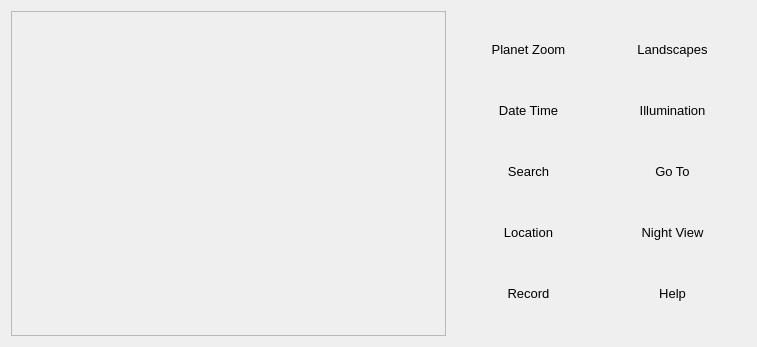
      <widget class="QFrame" name="wMain">
       <layout class="QHBoxLayout" name="horizontalLayout_12" stretch="0,0">
        <property name="spacing">
         <number>9</number>
        </property>
        <item>
         <widget class="QWidget" name="widgetStellaMain" native="true">
          <property name="minimumSize">
           <size>
            <width>435</width>
            <height>325</height>
           </size>
          </property>
          <property name="maximumSize">
           <size>
            <width>16777215</width>
            <height>500</height>
           </size>
          </property>
          <layout class="QVBoxLayout" name="verticalLayout_3">
           <property name="spacing">
            <number>0</number>
           </property>
           <property name="leftMargin">
            <number>0</number>
           </property>
           <property name="topMargin">
            <number>0</number>
           </property>
           <property name="rightMargin">
            <number>0</number>
           </property>
           <property name="bottomMargin">
            <number>0</number>
           </property>
           <item>
            <widget class="QScrollArea" name="scrollArea">
             <property name="widgetResizable">
              <bool>true</bool>
             </property>
             <widget class="QWidget" name="widgetStella">
              <property name="geometry">
               <rect>
                <x>0</x>
                <y>0</y>
                <width>433</width>
                <height>361</height>
               </rect>
              </property>
              <layout class="QVBoxLayout" name="verticalLayout_5">
               <property name="spacing">
                <number>0</number>
               </property>
               <property name="leftMargin">
                <number>0</number>
               </property>
               <property name="topMargin">
                <number>0</number>
               </property>
               <property name="rightMargin">
                <number>0</number>
               </property>
               <property name="bottomMargin">
                <number>0</number>
               </property>
               <item>
                <layout class="QVBoxLayout" name="stellaLayout">
                 <property name="spacing">
                  <number>0</number>
                 </property>
                </layout>
               </item>
              </layout>
             </widget>
            </widget>
           </item>
          </layout>
         </widget>
        </item>
        <item>
         <layout class="QGridLayout" name="gridLayout">
          <property name="sizeConstraint">
           <enum>QLayout::SetDefaultConstraint</enum>
          </property>
          <property name="leftMargin">
           <number>6</number>
          </property>
          <property name="topMargin">
           <number>6</number>
          </property>
          <property name="rightMargin">
           <number>6</number>
          </property>
          <property name="bottomMargin">
           <number>6</number>
          </property>
          <item row="5" column="0">
           <widget class="QPushButton" name="btnRecord">
            <property name="minimumSize">
             <size>
              <width>135</width>
              <height>40</height>
             </size>
            </property>
            <property name="maximumSize">
             <size>
              <width>135</width>
              <height>16777215</height>
             </size>
            </property>
            <property name="accessibleName">
             <string>B5</string>
            </property>
            <property name="styleSheet">
             <string notr="true">QPushButton { 
     border-style: inset;
     border-width: 1px;
     border-radius:5px;
	 padding: 3px;
     border-style: solid;
     border-width: 1px;
     border-radius:5px;
     border-color: palette(button);
	 padding: 3px;
     font-size: 10pt;
}

QPushButton:checked { 
     border-color: palette(dark);
    background-color: qradialgradient(cx: 0.7, cy: 1.4, fx: 0.7, fy: 1.9, radius: 1.5, stop: 0 rgb(255, 255, 0), stop: 1 transparent );
}

QPushButton:pressed { 
     border-color: palette(dark);
     background-color: qradialgradient(cx: 0.7, cy: 1.4, fx: 0.7, fy: 1.9, radius: 1.5, stop: 0 palette(dark), stop: 1 transparent );
}

</string>
            </property>
            <property name="text">
             <string>Record</string>
            </property>
            <property name="icon">
             <iconset resource="../../data/mainRes.qrc">
              <normaloff>:/mainWindow/gui/rec_started.png</normaloff>:/mainWindow/gui/rec_started.png</iconset>
            </property>
            <property name="iconSize">
             <size>
              <width>32</width>
              <height>32</height>
             </size>
            </property>
            <property name="checkable">
             <bool>true</bool>
            </property>
           </widget>
          </item>
          <item row="1" column="0">
           <widget class="QPushButton" name="btnDateTime">
            <property name="minimumSize">
             <size>
              <width>135</width>
              <height>40</height>
             </size>
            </property>
            <property name="maximumSize">
             <size>
              <width>135</width>
              <height>16777215</height>
             </size>
            </property>
            <property name="accessibleName">
             <string>B1</string>
            </property>
            <property name="styleSheet">
             <string notr="true">QPushButton { 
     border-style: inset;
     border-width: 1px;
     border-radius:5px;
	 padding: 3px;
     border-style: solid;
     border-width: 1px;
     border-radius:5px;
     border-color: palette(button);
	 padding: 3px;
     font-size: 10pt;
}

QPushButton:checked { 
     border-color: palette(dark);
    background-color: qradialgradient(cx: 0.7, cy: 1.4, fx: 0.7, fy: 1.9, radius: 1.5, stop: 0 rgb(255, 255, 0), stop: 1 transparent );
}

QPushButton:pressed { 
     border-color: palette(dark);
     background-color: qradialgradient(cx: 0.7, cy: 1.4, fx: 0.7, fy: 1.9, radius: 1.5, stop: 0 palette(dark), stop: 1 transparent );
}

</string>
            </property>
            <property name="text">
             <string>Date Time</string>
            </property>
            <property name="icon">
             <iconset resource="../../data/mainRes.qrc">
              <normaloff>:/graphicGui/gui/1-off-time.png</normaloff>:/graphicGui/gui/1-off-time.png</iconset>
            </property>
            <property name="iconSize">
             <size>
              <width>32</width>
              <height>32</height>
             </size>
            </property>
            <property name="checkable">
             <bool>true</bool>
            </property>
            <property name="autoDefault">
             <bool>false</bool>
            </property>
            <property name="default">
             <bool>false</bool>
            </property>
            <property name="flat">
             <bool>false</bool>
            </property>
           </widget>
          </item>
          <item row="0" column="0">
           <widget class="QPushButton" name="btnPlanetZoom">
            <property name="minimumSize">
             <size>
              <width>135</width>
              <height>40</height>
             </size>
            </property>
            <property name="maximumSize">
             <size>
              <width>135</width>
              <height>16777215</height>
             </size>
            </property>
            <property name="accessibleName">
             <string>B7</string>
            </property>
            <property name="styleSheet">
             <string notr="true">QPushButton { 
     border-style: inset;
     border-width: 1px;
     border-radius:5px;
	 padding: 3px;
     border-style: solid;
     border-width: 1px;
     border-radius:5px;
     border-color: palette(button);
	 padding: 3px;
     font-size: 10pt;
}

QPushButton:checked { 
     border-color: palette(dark);
    background-color: qradialgradient(cx: 0.7, cy: 1.4, fx: 0.7, fy: 1.9, radius: 1.5, stop: 0 rgb(255, 255, 0), stop: 1 transparent );
}

QPushButton:pressed { 
     border-color: palette(dark);
     background-color: qradialgradient(cx: 0.7, cy: 1.4, fx: 0.7, fy: 1.9, radius: 1.5, stop: 0 palette(dark), stop: 1 transparent );
}

</string>
            </property>
            <property name="text">
             <string>Planet Zoom</string>
            </property>
            <property name="icon">
             <iconset resource="../../data/mainRes.qrc">
              <normaloff>:/graphicGui/gui/btPlanets-off.png</normaloff>:/graphicGui/gui/btPlanets-off.png</iconset>
            </property>
            <property name="iconSize">
             <size>
              <width>32</width>
              <height>32</height>
             </size>
            </property>
            <property name="checkable">
             <bool>true</bool>
            </property>
           </widget>
          </item>
          <item row="2" column="0">
           <widget class="QPushButton" name="btnSearch">
            <property name="minimumSize">
             <size>
              <width>135</width>
              <height>40</height>
             </size>
            </property>
            <property name="maximumSize">
             <size>
              <width>135</width>
              <height>16777215</height>
             </size>
            </property>
            <property name="accessibleName">
             <string>B2</string>
            </property>
            <property name="styleSheet">
             <string notr="true">QPushButton { 
     border-style: inset;
     border-width: 1px;
     border-radius:5px;
	 padding: 3px;
     border-style: solid;
     border-width: 1px;
     border-radius:5px;
     border-color: palette(button);
	 padding: 3px;
     font-size: 10pt;
}

QPushButton:checked { 
     border-color: palette(dark);
    background-color: qradialgradient(cx: 0.7, cy: 1.4, fx: 0.7, fy: 1.9, radius: 1.5, stop: 0 rgb(255, 255, 0), stop: 1 transparent );
}

QPushButton:pressed { 
     border-color: palette(dark);
     background-color: qradialgradient(cx: 0.7, cy: 1.4, fx: 0.7, fy: 1.9, radius: 1.5, stop: 0 palette(dark), stop: 1 transparent );
}

</string>
            </property>
            <property name="text">
             <string>Search</string>
            </property>
            <property name="icon">
             <iconset resource="../../data/mainRes.qrc">
              <normaloff>:/graphicGui/gui/6-off-search.png</normaloff>:/graphicGui/gui/6-off-search.png</iconset>
            </property>
            <property name="iconSize">
             <size>
              <width>32</width>
              <height>32</height>
             </size>
            </property>
            <property name="checkable">
             <bool>true</bool>
            </property>
           </widget>
          </item>
          <item row="4" column="0">
           <widget class="QPushButton" name="btnLocation">
            <property name="minimumSize">
             <size>
              <width>135</width>
              <height>40</height>
             </size>
            </property>
            <property name="maximumSize">
             <size>
              <width>135</width>
              <height>16777215</height>
             </size>
            </property>
            <property name="accessibleName">
             <string>B4</string>
            </property>
            <property name="styleSheet">
             <string notr="true">QPushButton { 
     border-style: inset;
     border-width: 1px;
     border-radius:5px;
	 padding: 3px;
     border-style: solid;
     border-width: 1px;
     border-radius:5px;
     border-color: palette(button);
	 padding: 3px;
     font-size: 10pt;
}

QPushButton:checked { 
     border-color: palette(dark);
    background-color: qradialgradient(cx: 0.7, cy: 1.4, fx: 0.7, fy: 1.9, radius: 1.5, stop: 0 rgb(255, 255, 0), stop: 1 transparent );
}

QPushButton:pressed { 
     border-color: palette(dark);
     background-color: qradialgradient(cx: 0.7, cy: 1.4, fx: 0.7, fy: 1.9, radius: 1.5, stop: 0 palette(dark), stop: 1 transparent );
}

</string>
            </property>
            <property name="text">
             <string>Location</string>
            </property>
            <property name="icon">
             <iconset resource="../../data/mainRes.qrc">
              <normaloff>:/graphicGui/gui/2-off-location.png</normaloff>:/graphicGui/gui/2-off-location.png</iconset>
            </property>
            <property name="iconSize">
             <size>
              <width>32</width>
              <height>32</height>
             </size>
            </property>
            <property name="checkable">
             <bool>true</bool>
            </property>
           </widget>
          </item>
          <item row="5" column="1">
           <widget class="QPushButton" name="btnHelp">
            <property name="minimumSize">
             <size>
              <width>135</width>
              <height>40</height>
             </size>
            </property>
            <property name="maximumSize">
             <size>
              <width>135</width>
              <height>16777215</height>
             </size>
            </property>
            <property name="accessibleName">
             <string>B6</string>
            </property>
            <property name="styleSheet">
             <string notr="true">QPushButton { 
     border-style: inset;
     border-width: 1px;
     border-radius:5px;
	 padding: 3px;
     border-style: solid;
     border-width: 1px;
     border-radius:5px;
     border-color: palette(button);
	 padding: 3px;
     font-size: 10pt;
}

QPushButton:checked { 
     border-color: palette(dark);
    background-color: qradialgradient(cx: 0.7, cy: 1.4, fx: 0.7, fy: 1.9, radius: 1.5, stop: 0 rgb(255, 255, 0), stop: 1 transparent );
}

QPushButton:pressed { 
     border-color: palette(dark);
     background-color: qradialgradient(cx: 0.7, cy: 1.4, fx: 0.7, fy: 1.9, radius: 1.5, stop: 0 palette(dark), stop: 1 transparent );
}

</string>
            </property>
            <property name="text">
             <string>Help</string>
            </property>
            <property name="icon">
             <iconset resource="../../data/mainRes.qrc">
              <normaloff>:/graphicGui/gui/9-off-help.png</normaloff>:/graphicGui/gui/9-off-help.png</iconset>
            </property>
            <property name="iconSize">
             <size>
              <width>32</width>
              <height>32</height>
             </size>
            </property>
            <property name="checkable">
             <bool>true</bool>
            </property>
           </widget>
          </item>
          <item row="4" column="1">
           <widget class="QPushButton" name="btnNightView">
            <property name="minimumSize">
             <size>
              <width>135</width>
              <height>40</height>
             </size>
            </property>
            <property name="maximumSize">
             <size>
              <width>135</width>
              <height>16777215</height>
             </size>
            </property>
            <property name="font">
             <font>
              <pointsize>10</pointsize>
             </font>
            </property>
            <property name="styleSheet">
             <string notr="true">QPushButton { 
     border-style: inset;
     border-width: 1px;
     border-radius:5px;
	 padding: 3px;
     border-style: solid;
     border-width: 1px;
     border-radius:5px;
     border-color: palette(button);
	 padding: 3px;
     font-size: 10pt;
}

QPushButton:checked { 
     border-color: palette(dark);
    background-color: qradialgradient(cx: 0.7, cy: 1.4, fx: 0.7, fy: 1.9, radius: 1.5, stop: 0 rgb(255, 255, 0), stop: 1 transparent );
}

QPushButton:pressed { 
     border-color: palette(dark);
     background-color: qradialgradient(cx: 0.7, cy: 1.4, fx: 0.7, fy: 1.9, radius: 1.5, stop: 0 palette(dark), stop: 1 transparent );
}

</string>
            </property>
            <property name="text">
             <string>Night View</string>
            </property>
            <property name="icon">
             <iconset resource="../../data/mainRes.qrc">
              <normaloff>:/graphicGui/gui/btNightView-off.png</normaloff>:/graphicGui/gui/btNightView-off.png</iconset>
            </property>
            <property name="iconSize">
             <size>
              <width>32</width>
              <height>32</height>
             </size>
            </property>
            <property name="checkable">
             <bool>true</bool>
            </property>
            <property name="checked">
             <bool>false</bool>
            </property>
           </widget>
          </item>
          <item row="2" column="1">
           <widget class="QPushButton" name="btnGoto">
            <property name="minimumSize">
             <size>
              <width>135</width>
              <height>40</height>
             </size>
            </property>
            <property name="maximumSize">
             <size>
              <width>135</width>
              <height>16777215</height>
             </size>
            </property>
            <property name="accessibleName">
             <string>B3</string>
            </property>
            <property name="styleSheet">
             <string notr="true">QPushButton { 
     border-style: inset;
     border-width: 1px;
     border-radius:5px;
	 padding: 3px;
     border-style: solid;
     border-width: 1px;
     border-radius:5px;
     border-color: palette(button);
	 padding: 3px;
     font-size: 10pt;
}

QPushButton:checked { 
     border-color: palette(dark);
    background-color: qradialgradient(cx: 0.7, cy: 1.4, fx: 0.7, fy: 1.9, radius: 1.5, stop: 0 rgb(255, 255, 0), stop: 1 transparent );
}

QPushButton:pressed { 
     border-color: palette(dark);
     background-color: qradialgradient(cx: 0.7, cy: 1.4, fx: 0.7, fy: 1.9, radius: 1.5, stop: 0 palette(dark), stop: 1 transparent );
}

</string>
            </property>
            <property name="text">
             <string>Go To</string>
            </property>
            <property name="icon">
             <iconset resource="../../data/mainRes.qrc">
              <normaloff>:/graphicGui/gui/goto.png</normaloff>:/graphicGui/gui/goto.png</iconset>
            </property>
            <property name="iconSize">
             <size>
              <width>32</width>
              <height>32</height>
             </size>
            </property>
            <property name="checkable">
             <bool>true</bool>
            </property>
           </widget>
          </item>
          <item row="0" column="1">
           <widget class="QPushButton" name="btnLandscape">
            <property name="minimumSize">
             <size>
              <width>135</width>
              <height>40</height>
             </size>
            </property>
            <property name="maximumSize">
             <size>
              <width>135</width>
              <height>16777215</height>
             </size>
            </property>
            <property name="accessibleName">
             <string>B8</string>
            </property>
            <property name="styleSheet">
             <string notr="true">QPushButton { 
     border-style: inset;
     border-width: 1px;
     border-radius:5px;
	 padding: 3px;
     border-style: solid;
     border-width: 1px;
     border-radius:5px;
     border-color: palette(button);
	 padding: 3px;
     font-size: 10pt;
}

QPushButton:checked { 
     border-color: palette(dark);
    background-color: qradialgradient(cx: 0.7, cy: 1.4, fx: 0.7, fy: 1.9, radius: 1.5, stop: 0 rgb(255, 255, 0), stop: 1 transparent );
}

QPushButton:pressed { 
     border-color: palette(dark);
     background-color: qradialgradient(cx: 0.7, cy: 1.4, fx: 0.7, fy: 1.9, radius: 1.5, stop: 0 palette(dark), stop: 1 transparent );
}

</string>
            </property>
            <property name="text">
             <string>Landscapes</string>
            </property>
            <property name="icon">
             <iconset resource="../../data/mainRes.qrc">
              <normaloff>:/graphicGui/gui/btGround-off.png</normaloff>:/graphicGui/gui/btGround-off.png</iconset>
            </property>
            <property name="iconSize">
             <size>
              <width>32</width>
              <height>32</height>
             </size>
            </property>
            <property name="checkable">
             <bool>true</bool>
            </property>
           </widget>
          </item>
          <item row="1" column="1">
           <widget class="QPushButton" name="btnIlluminate">
            <property name="minimumSize">
             <size>
              <width>135</width>
              <height>40</height>
             </size>
            </property>
            <property name="maximumSize">
             <size>
              <width>135</width>
              <height>16777215</height>
             </size>
            </property>
            <property name="accessibleName">
             <string>B9</string>
            </property>
            <property name="styleSheet">
             <string notr="true">QPushButton { 
     border-style: inset;
     border-width: 1px;
     border-radius:5px;
	 padding: 3px;
     border-style: solid;
     border-width: 1px;
     border-radius:5px;
     border-color: palette(button);
	 padding: 3px;
     font-size: 10pt;
}

QPushButton:checked { 
     border-color: palette(dark);
    background-color: qradialgradient(cx: 0.7, cy: 1.4, fx: 0.7, fy: 1.9, radius: 1.5, stop: 0 rgb(255, 255, 0), stop: 1 transparent );
}

QPushButton:pressed { 
     border-color: palette(dark);
     background-color: qradialgradient(cx: 0.7, cy: 1.4, fx: 0.7, fy: 1.9, radius: 1.5, stop: 0 palette(dark), stop: 1 transparent );
}

</string>
            </property>
            <property name="text">
             <string>Illumination</string>
            </property>
            <property name="icon">
             <iconset resource="../../data/mainRes.qrc">
              <normaloff>:/graphicGui/gui/illum.png</normaloff>:/graphicGui/gui/illum.png</iconset>
            </property>
            <property name="iconSize">
             <size>
              <width>32</width>
              <height>32</height>
             </size>
            </property>
            <property name="checkable">
             <bool>true</bool>
            </property>
           </widget>
          </item>
         </layout>
        </item>
       </layout>
      </widget>
